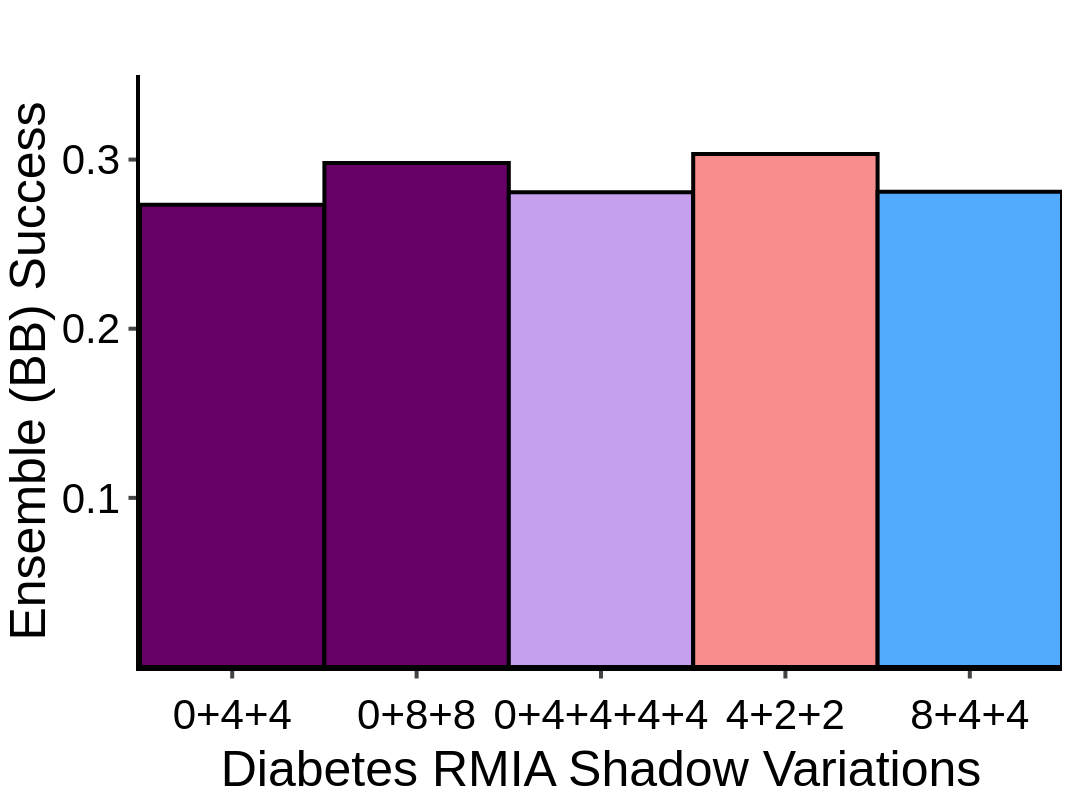

Notebook code cell kept with this figure:
### Code cell
df = {"RMIA Shadow Variations": rmia_shadow_models, "mia_rmia_shadow": rmia_shadow_mia}

fig = px.bar(
    data_frame=df,
    x="RMIA Shadow Variations",
    y="mia_rmia_shadow",
)

fig.update_traces(
    marker=dict(color=["#660066", "#660066", "#c79fef", "#f78d8d", "#53abff"])
)

fig.update_layout(bargap=0.0, showlegend=False)
fig.update_xaxes(
  ticks="outside", tickwidth=4, ticklen=7.5, linewidth=4, linecolor="black", tickangle=0, title_font_family="Helvetica", tickfont_family="Helvetica", tickfont_size=FONT_SIZE+10,
)
fig.update_yaxes(
    ticks="outside", tickwidth=4, ticklen=7.5, linewidth=4, linecolor="black", title = "Ensemble (BB) Success", tickangle=0, title_font_family="Helvetica", tickfont_family="Helvetica", tickfont_size=FONT_SIZE+10,
)

fig.update_yaxes(tickmode='array', tickvals=[0.1, 0.2, 0.3], range=[0, 0.35])
fig.update_traces(marker_line_width=4, marker_line_color="black")
fig.update_xaxes(title_text="Diabetes RMIA Shadow Variations")
fig.update_traces(showlegend=False)
fig.update(layout_coloraxis_showscale=False)

customize_figure_layout(fig, render_legend=False)
save_and_display_figure(fig, "diabetes_rmia_shadow_variation", plots_dir)

### Figure 1 — Plotly figure (JSON) as saved in the notebook; plotly's stock layout.template omitted (floating-point values rounded to 4 significant figures)
{"data": [{"hovertemplate": "RMIA Shadow Variations=%{x}<br>mia_rmia_shadow=%{y}<extra></extra>", "legendgroup": "", "marker": {"color": ["#660066", "#660066", "#c79fef", "#f78d8d", "#53abff"], "line": {"color": "black", "width": 4}, "pattern": {"shape": ""}}, "name": "", "orientation": "v", "showlegend": false, "textposition": "auto", "type": "bar", "x": ["0+4+4", "0+8+8", "0+4+4+4+4", "4+2+2", "8+4+4"], "xaxis": "x", "y": [0.2733, 0.298, 0.2807, 0.3033, 0.281], "yaxis": "y"}], "layout": {"bargap": 0, "barmode": "relative", "coloraxis": {"showscale": false}, "font": {"color": "black", "family": "Helvetica", "size": 42}, "height": 800, "legend": {"tracegroupgap": 0}, "margin": {"b": 25, "l": 30, "r": 30, "t": 75}, "plot_bgcolor": "white", "showlegend": false, "title": {"font": {"family": "Helvetica"}, "x": 0.5, "y": 0.975}, "width": 1100, "xaxis": {"anchor": "y", "domain": [0, 1], "linecolor": "black", "linewidth": 4, "tickangle": 0, "tickfont": {"family": "Helvetica", "size": 42}, "ticklen": 7.5, "ticks": "outside", "tickwidth": 4, "title": {"font": {"family": "Helvetica"}, "text": "Diabetes RMIA Shadow Variations"}}, "yaxis": {"anchor": "x", "domain": [0, 1], "linecolor": "black", "linewidth": 4, "range": [0, 0.35], "tickangle": 0, "tickfont": {"family": "Helvetica", "size": 42}, "ticklen": 7.5, "tickmode": "array", "ticks": "outside", "tickvals": [0.1, 0.2, 0.3], "tickwidth": 4, "title": {"font": {"family": "Helvetica"}, "text": "Ensemble (BB) Success"}}}}
